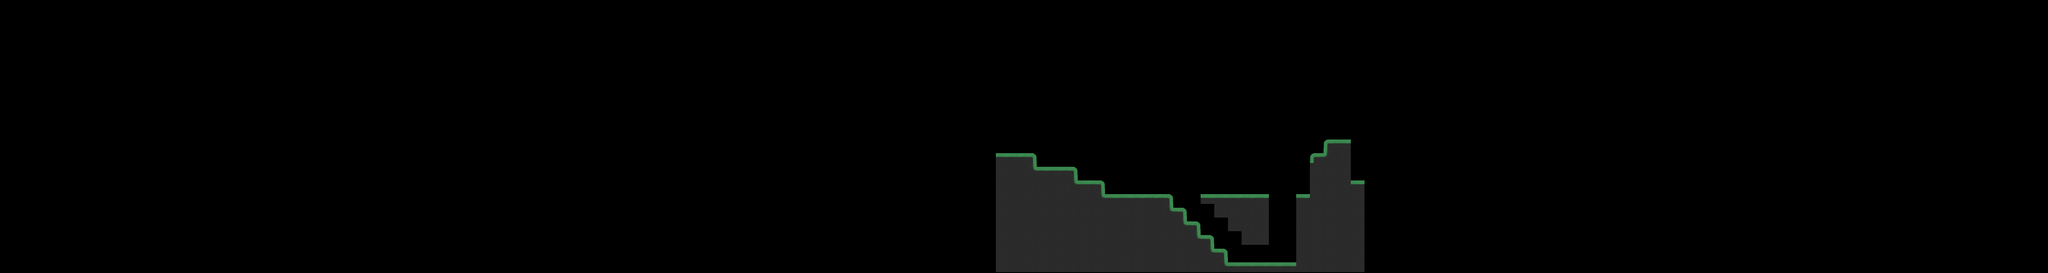

Rendered tile map (Tiled .tmx) drawn with the repository's tilesets; below, a short description and the map source with its tile grids summarised:
An orthogonal 150x20 tile map with 32x32 px tiles, 1 tile layer (Calque de Tile 1).

<map version="1.2" tiledversion="1.2.5" orientation="orthogonal" renderorder="right-down" width="150" height="20" tilewidth="32" tileheight="32" infinite="0" nextlayerid="4" nextobjectid="1">
 <tileset firstgid="1" source="../tilesets/pool_and_run_tileset.tsx" />
 <layer id="2" name="Calque de Tile 1" width="150" height="20" offsetx="-2" offsety="-2">
  <data>[3000 cells, 170 non-empty, 6 distinct tile ids]</data>
 </layer>
 <imagelayer id="3" name="Calque d'image 1" />
</map>
